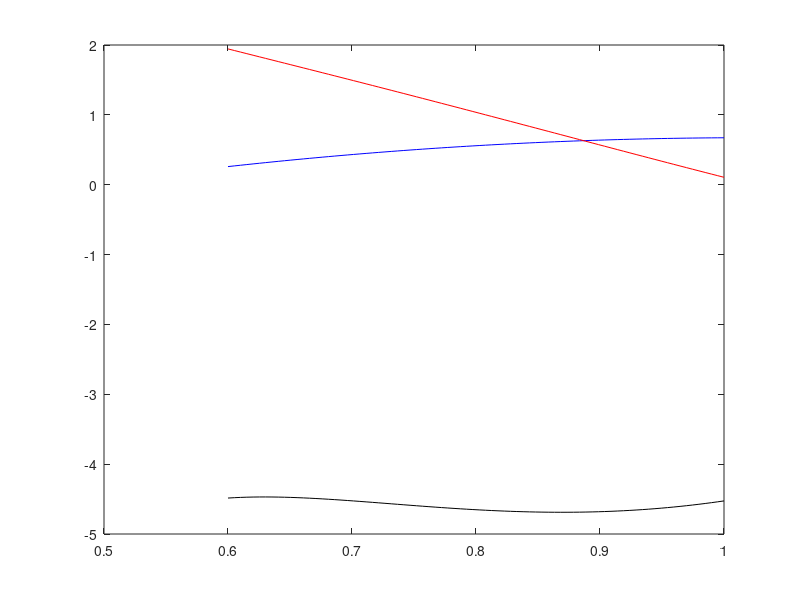

This chart was generated by the following MATLAB code:
echo off; clear; clc;

A=1;
B=1;
nodes=80;

m=1;
n=1;
a=1;
b=0.6;
h=1*2*n*b;
t=1.451;
   
l=sqrt(t^2-1)*n*pi/h;
r=linspace(b,a,nodes);
lr=l*r;
f=A*besselj(m,lr)+B*bessely(m,lr);
f1=(A*(besselj(m-1,lr)-besselj(m+1,lr))+B*(bessely(m-1,lr)-bessely(m+1,lr)))*l/2;
f2=(A*(besselj(m-2,lr)+besselj(m+2,lr)-2*besselj(m,lr))+B*(bessely(m-2,lr)+bessely(m+2,lr)-2*bessely(m,lr)))*l*l/4;

u=f1+t*m*f./r;
v=f1*t+m*f./r;
w=(t^2-1)*n*pi/h*f;
tmp=f2+f1./r-((1-t^2)*(n*pi/h)^2+(m./r).^2).*f;
%a*f1(nodes)+m*t*f(nodes)
%t^2*b*f1(1)+(4*(1-t^2)+m*t^3)*f(1)
plot(r,tmp);pause;
%abs(miles_fun_s(a,b,h,1,t))
plot(r,f,'b',r,f1,'r',r,f2,'k');
%plot(r,u,'b',r,v,'r',r,w,'k');
%tmp=(f(2:nodes)-f(1:nodes-1))./(r(2:nodes)-r(1:nodes-1))-(f1(1:nodes-1)+f1(2:nodes))/2;
%plot(r(1:nodes-1),tmp);
%pause;

%x=(-1:0.01:1);
%y = abs(miles_fun_v(a,b,h,20,x));
%plot(x,y);
%pause;